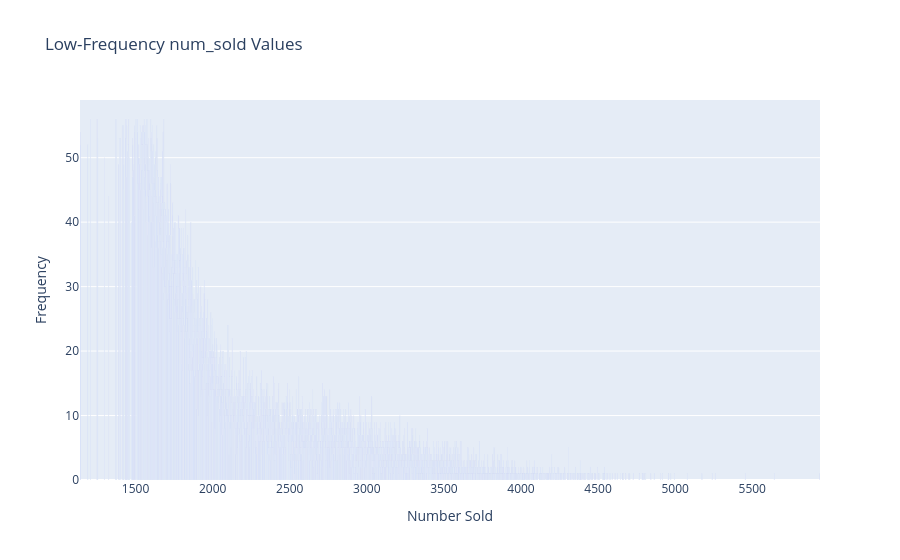

Notebook code cell kept with this figure:
### Code cell
import pandas as pd
import plotly.express as px
import plotly.graph_objects as go

fig_hist = px.histogram(train, x='num_sold', nbins=10, title='Frequency of num_sold')
fig_hist.update_layout(xaxis_title='Number Sold', yaxis_title='Frequency')
fig_hist.show()

# Calculate value counts
value_counts = train['num_sold'].value_counts()

# Identify low-frequency values (less than the mean frequency)
mean_frequency = value_counts.mean()
low_freq_values = value_counts[value_counts < mean_frequency].index

# Plot bar plot for low-frequency data points
fig_bar = go.Figure()
fig_bar.add_trace(go.Bar(
    x=low_freq_values,
    y=value_counts[low_freq_values],
    name='Low-Frequency num_sold Values'
))
fig_bar.update_layout(
    title='Low-Frequency num_sold Values',
    xaxis_title='Number Sold',
    yaxis_title='Frequency'
)
fig_bar.show()
# Save the augmented DataFrame if needed

### Figure 1 — Plotly figure (JSON) as saved in the notebook; plotly's stock layout.template omitted (floating-point values rounded to 4 significant figures; data arrays with more than 128 entries replaced by an {"elided": "..."} marker saying what was removed)
{"data": [{"name": "Low-Frequency num_sold Values", "type": "bar", "x": {"elided": "2545 int values"}, "y": {"elided": "2545 int values"}}], "layout": {"title": {"text": "Low-Frequency num_sold Values"}, "xaxis": {"title": {"text": "Number Sold"}}, "yaxis": {"title": {"text": "Frequency"}}}}
